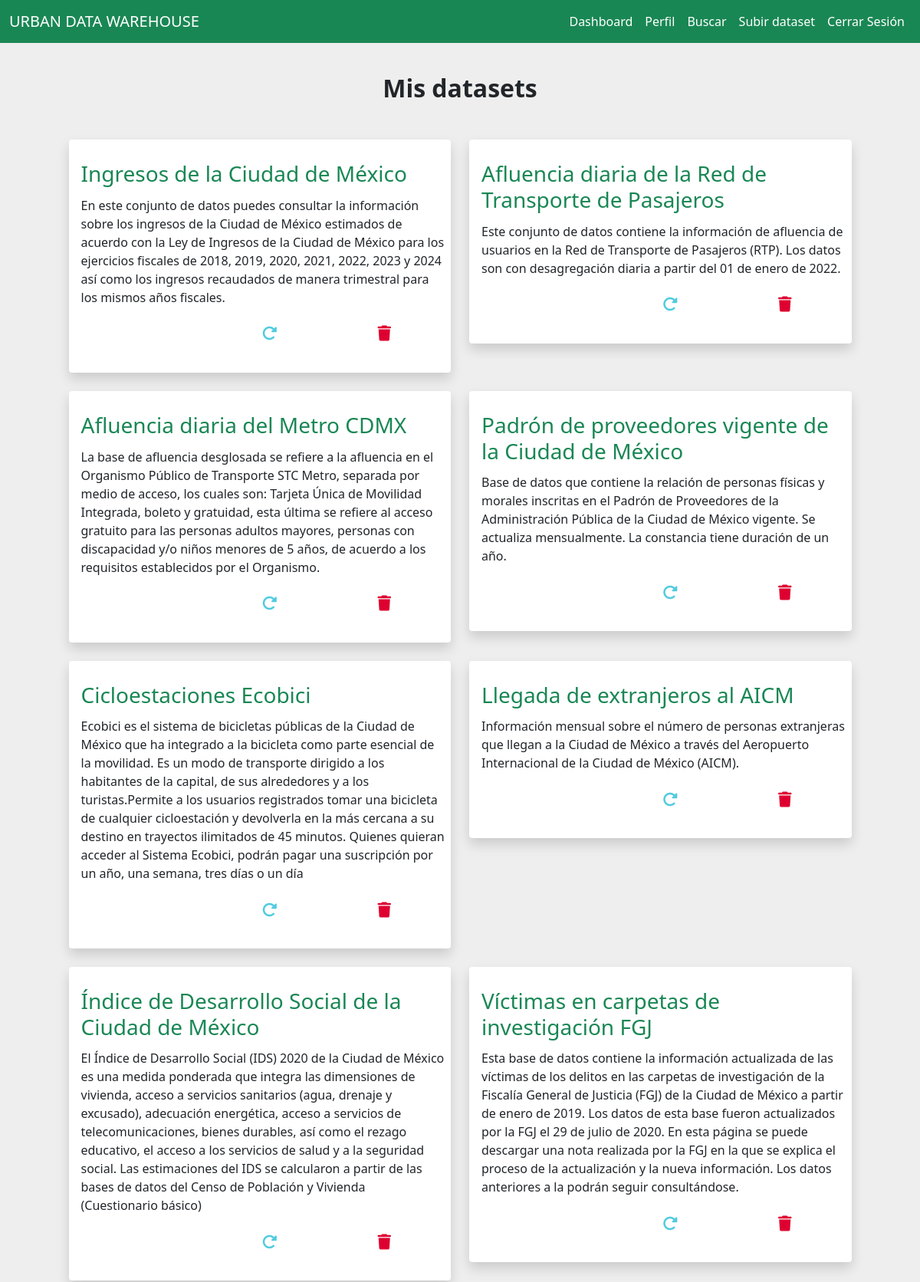
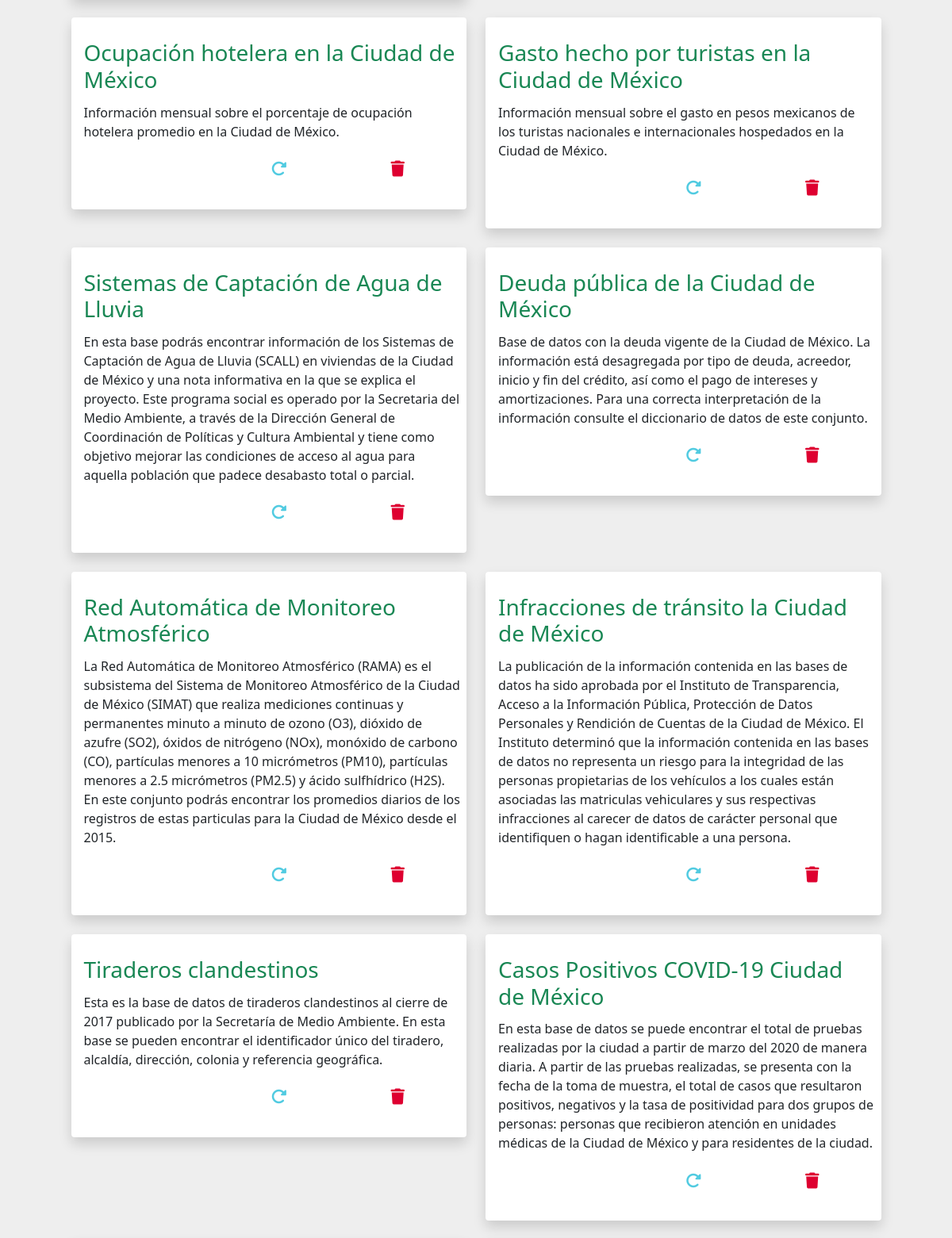
Screenshot of /profile (signed in, upper part) with the database file from the repository (2 pictures, top to bottom).
### tables this page shows
CREATE TABLE datasets (
            id INTEGER PRIMARY KEY AUTOINCREMENT,
            user_id INTEGER NOT NULL,
            name TEXT NOT NULL,
            description TEXT,
            upload_date DATE NOT NULL,
            tag TEXT,
            size REAL,
            has_report BOOLEAN NOT NULL,
            FOREIGN KEY(user_id) REFERENCES users(id)
        );

### routes.py (the view)
@app.route('/profile', methods=['GET', 'POST'])
@login_required
def profile():
    db = get_db()
    cursor = db.cursor()
    cursor.execute('''
        SELECT datasets.id, datasets.name, datasets.description, datasets.upload_date, datasets.tag, datasets.size
        FROM datasets
        JOIN users ON datasets.user_id = users.id
        WHERE users.username = ?
        ORDER BY datasets.upload_date DESC
    ''', (current_user.username,))
    datasets = cursor.fetchall()
    return render_template('profile.html', datasets=datasets)

### __init__.py (called while the page is built)
def get_db():
    db = getattr(g, '_database', None)
    if db is None:
        db = g._database = sqlite3.connect(DATABASE)
    return db

@app.teardown_appcontext
def close_connection(exception):
    db = getattr(g, '_database', None)
    if db is not None:
        db.close()

### models.py (called while the page is built)
@login_manager.user_loader
def load_user(user_id):
    return User.get(user_id)

    @staticmethod
    def get(user_id):
        db = get_db()
        cursor = db.cursor()
        cursor.execute("SELECT * FROM users WHERE id = ?", (user_id,))
        user = cursor.fetchone()
        if not user:
            return None
        return User(id=user[0], username=user[1], password_hash=user[2])

### routes.py (called while the page is built)
@app.context_processor
def inject_js_files():
    js_folder = os.path.join(app.static_folder, 'js', 'choices')
    js_files = [f'js/choices/{file}' for file in os.listdir(js_folder) if file.endswith('.js')]
    return {'choices_js_files': js_files}

### templates/profile.html (shortened to what this page needs)
{% extends "base.html" %}
{% block content %}
<div class="row justify-content-center">
    <div class="d-flex justify-content-center">
        <h2 class="fw-bold mt-3 mb-4">Mis datasets</h2>
    </div>
    <div class="col-md-11 ">
        <div class="row">
            {% if datasets %}
                {% for ds in datasets %}
                    <div class="col-6">
                        <div class="shadow rounded-1 bg-white mt-4 ojo">
                            <br>
                            <div class="ms-3 me-2 mt-1 mb-2">
                                <div class="d-flex">
                                    <h3 class="iverde">
                                        <a href="{{ url_for('view', dataset_id=ds[0]) }}" class="text-decoration-none text-success">{{ ds[1] }}</a>
                                    </h3>
                                </div>
                                <div class="mb-1 mt-1">
                                    <p>{{ ds[2] }}</p>
                                    <div class="d-flex align-items-center ms-1 me-1">
                                        <button type="submit" class="btn btn-primary esperanza flex-grow-1 gordito ojo fw-bold" name="action" value="update">
                                            <i class="fa-solid fa-rotate-right fa-lg ojo2 iblanco "></i>
                                        </button>
                                        <form method="POST" action="{{ url_for('update', dataset_id=ds[0]) }}" class="gordito">
                                            <button type="submit" class="btn btn-primary esperanza flex-grow-1 gordito ojo fw-bold" name="action" value="update">
                                                <i class="fa-solid fa-rotate-right fa-lg ojo2 iazul"></i>
                                            </button>
                                        </form>
                                        <form method="POST" action="{{ url_for('delete', dataset_id=ds[0]) }}" class="gordito" onsubmit="return confirm('¿Estás seguro de que deseas eliminar este dataset?');">
                                            <button type="submit" class="btn btn-primary esperanza flex-grow-1 gordito ojo fw-bold" name="action" value="delete">
                                                <i class="fa-solid fa-trash fa-lg ojo2 irojo"></i>
                                            </button>
                                        </form>
                                    </div>
                                </div>
                            </div>
                            <br>
                        </div>
                    </div>
                {% endfor %}
            {% endif %}
        </div>
    </div>
</div>
{% endblock %}

### static/basic.css (style rules this page uses)
:root { --principal: #03b600; --principal2:rgba(255, 255, 255, 0.256)d; --principallight: #5cab60d7; --secundario: #00b41e; --secundariolight: #63de7b6a; }
.btn-primary { --bs-btn-color: #fff; --bs-btn-bg: #ffffff; --bs-btn-border-color: #ffffff; --bs-btn-hover-color: #fff; --bs-btn-hover-bg: #ffffff; --bs-btn-hover-border-color: #ffffff; --bs-btn-focus-shadow-rgb: 49, 132, 253; --bs-btn-active-color: #fff; --bs-btn-active-bg: #34ca0a; --bs-btn-active-border-color: #31be0a; --bs-btn-active-shadow: inset 0 3px 5px rgba(0, 0, 0, 0.125); --bs-btn-disabled-color: #fff; --bs-btn-disabled-bg: #69fd0d; --bs-btn-disabled-border-color: #55fd0d; }
body { margin: 0; padding: 0; overflow-x: hidden; background-color: #eeeeee; }
.esperanza { border-radius: 17px; }
.gordito { width: 100%; }
.iblanco { color: #ffffff; }
.iverde { color: #00b436; }
.iazul { color: #51cbe1; }
.irojo { color: #de0030; }

### rows the page displays
datasets: name "Ingresos de la Ciudad de México", description "En este conjunto de datos puedes consultar la información sobre los ingresos de la Ciudad de México estimados de acuerdo con la Ley de Ingresos de la Ciudad de México para los ejercicios fiscales de 2018, 2019, 2020, 2021, 2022, 2023 y 2024 así como los ingresos recaudados de manera trimestral para los mismos años fiscales."
datasets: name "Afluencia diaria de la Red de Transporte de Pasajeros", description "Este conjunto de datos contiene la información de afluencia de usuarios en la Red de Transporte de Pasajeros (RTP). Los datos son con desagregación diaria a partir del 01 de enero de 2022."
datasets: name "Afluencia diaria del Metro CDMX", description "La base de afluencia desglosada se refiere a la afluencia en el Organismo Público de Transporte STC Metro, separada por medio de acceso, los cuales son: Tarjeta Única de Movilidad Integrada, boleto y gratuidad, esta última se refiere al acceso gratuito para las personas adultos mayores, personas con discapacidad y/o niños menores de 5 años, de acuerdo a los requisitos establecidos por el Organismo."
datasets: name "Padrón de proveedores vigente de la Ciudad de México", description "Base de datos que contiene la relación de personas físicas y morales inscritas en el Padrón de Proveedores de la Administración Pública de la Ciudad de México vigente. Se actualiza mensualmente. La constancia tiene duración de un año."
datasets: name "Cicloestaciones Ecobici", description "Ecobici es el sistema de bicicletas públicas de la Ciudad de México que ha integrado a la bicicleta como parte esencial de la movilidad. Es un modo de transporte dirigido a los habitantes de la capital, de sus alrededores y a los turistas.Permite a los usuarios registrados tomar una bicicleta de cualquier cicloestación y devolverla en la más cercana a su destino en trayectos ilimitados de 45 minutos. Quienes quieran acceder al Sistema Ecobici, podrán pagar una suscripción por un año, una semana, tres días o un día"
datasets: name "Llegada de extranjeros al AICM", description "Información mensual sobre el número de personas extranjeras que llegan a la Ciudad de México a través del Aeropuerto Internacional de la Ciudad de México (AICM)."
datasets: name "Índice de Desarrollo Social de la Ciudad de México", description "El Índice de Desarrollo Social (IDS) 2020 de la Ciudad de México es una medida ponderada que integra las dimensiones de vivienda, acceso a servicios sanitarios (agua, drenaje y excusado), adecuación energética, acceso a servicios de telecomunicaciones, bienes durables, así como el rezago educativo, el acceso a los servicios de salud y a la seguridad social. Las estimaciones del IDS se calcularon a partir de las bases de datos del Censo de Población y Vivienda (Cuestionario básico)"
datasets: name "Víctimas en carpetas de investigación FGJ", description "Esta base de datos contiene la información actualizada de las víctimas de los delitos en las carpetas de investigación de la Fiscalía General de Justicia (FGJ) de la Ciudad de México a partir de enero de 2019. Los datos de esta base fueron actualizados por la FGJ el 29 de julio de 2020. En esta página se puede descargar una nota realizada por la FGJ en la que se explica el proceso de la actualización y la nueva información. Los datos anteriores a la podrán seguir consultándose."
datasets: name "Ocupación hotelera en la Ciudad de México", description "Información mensual sobre el porcentaje de ocupación hotelera promedio en la Ciudad de México."
datasets: name "Gasto hecho por turistas en la Ciudad de México", description "Información mensual sobre el gasto en pesos mexicanos de los turistas nacionales e internacionales hospedados en la Ciudad de México."
datasets: name "Sistemas de Captación de Agua de Lluvia", description "En esta base podrás encontrar información de los Sistemas de Captación de Agua de Lluvia (SCALL) en viviendas de la Ciudad de México y una nota informativa en la que se explica el proyecto. Este programa social es operado por la Secretaria del Medio Ambiente, a través de la Dirección General de Coordinación de Políticas y Cultura Ambiental y tiene como objetivo mejorar las condiciones de acceso al agua para aquella población que padece desabasto total o parcial."
datasets: name "Deuda pública de la Ciudad de México", description "Base de datos con la deuda vigente de la Ciudad de México. La información está desagregada por tipo de deuda, acreedor, inicio y fin del crédito, así como el pago de intereses y amortizaciones. Para una correcta interpretación de la información consulte el diccionario de datos de este conjunto."
datasets: name "Red Automática de Monitoreo Atmosférico", description "La Red Automática de Monitoreo Atmosférico (RAMA) es el subsistema del Sistema de Monitoreo Atmosférico de la Ciudad de México (SIMAT) que realiza mediciones continuas y permanentes minuto a minuto de ozono (O3), dióxido de azufre (SO2), óxidos de nitrógeno (NOx), monóxido de carbono (CO), partículas menores a 10 micrómetros (PM10), partículas menores a 2.5 micrómetros (PM2.5) y ácido sulfhídrico (H2S). En este conjunto podrás encontrar los promedios diarios de los registros de estas particulas para la Ciudad de México desde el 2015."
datasets: name "Infracciones de tránsito la Ciudad de México", description "La publicación de la información contenida en las bases de datos ha sido aprobada por el Instituto de Transparencia, Acceso a la Información Pública, Protección de Datos Personales y Rendición de Cuentas de la Ciudad de México. El Instituto determinó que la información contenida en las bases de datos no representa un riesgo para la integridad de las personas propietarias de los vehículos a los cuales están asociadas las matriculas vehiculares y sus respectivas infracciones al carecer de datos de carácter personal que identifiquen o hagan identificable a una persona."
datasets: name "Tiraderos clandestinos", description "Esta es la base de datos de tiraderos clandestinos al cierre de 2017 publicado por la Secretaría de Medio Ambiente. En esta base se pueden encontrar el identificador único del tiradero, alcaldía, dirección, colonia y referencia geográfica."
datasets: name "Casos Positivos COVID-19 Ciudad de México", description "En esta base de datos se puede encontrar el total de pruebas realizadas por la ciudad a partir de marzo del 2020 de manera diaria. A partir de las pruebas realizadas, se presenta con la fecha de la toma de muestra, el total de casos que resultaron positivos, negativos y la tasa de positividad para dos grupos de personas: personas que recibieron atención en unidades médicas de la Ciudad de México y para residentes de la ciudad."
